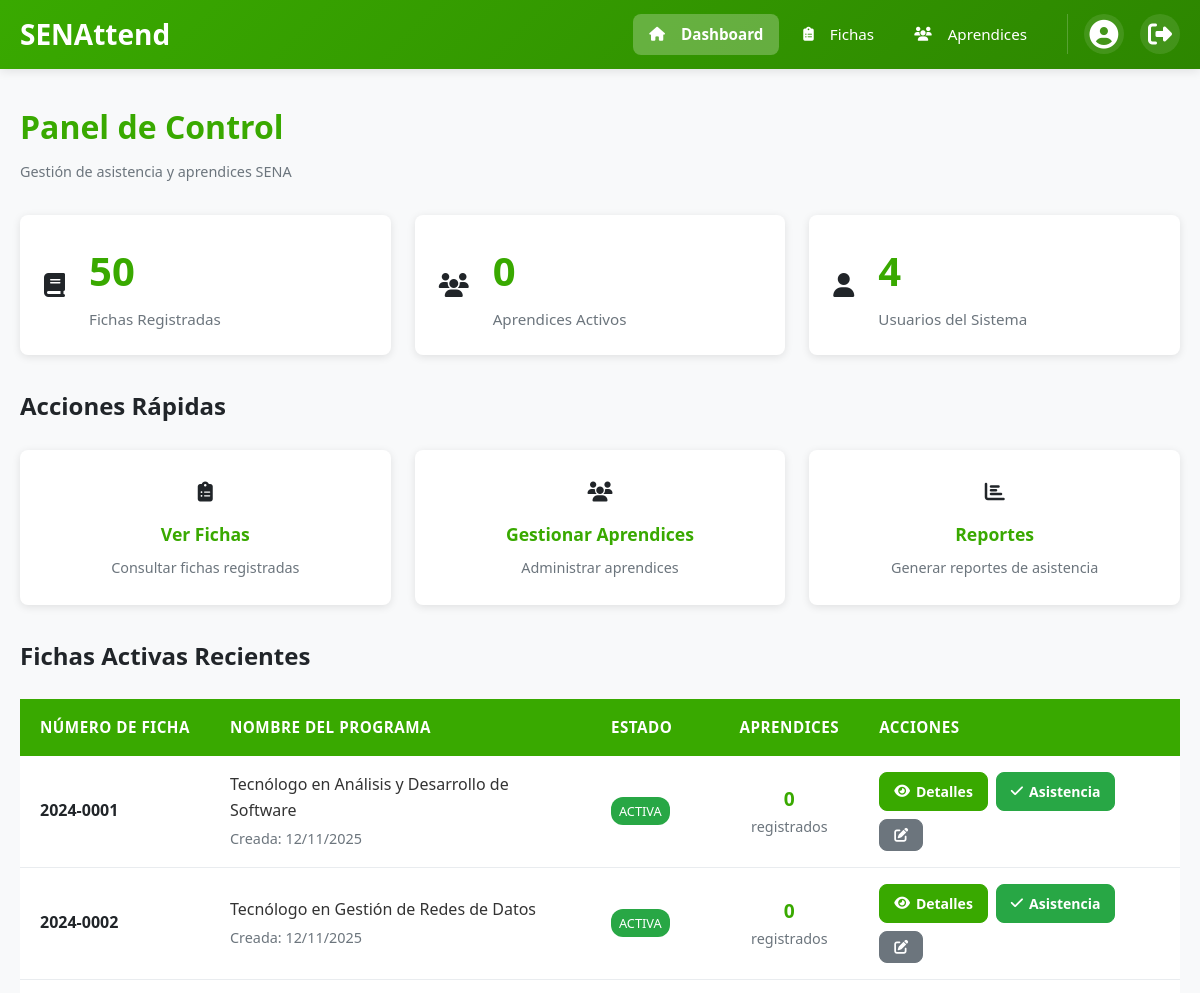
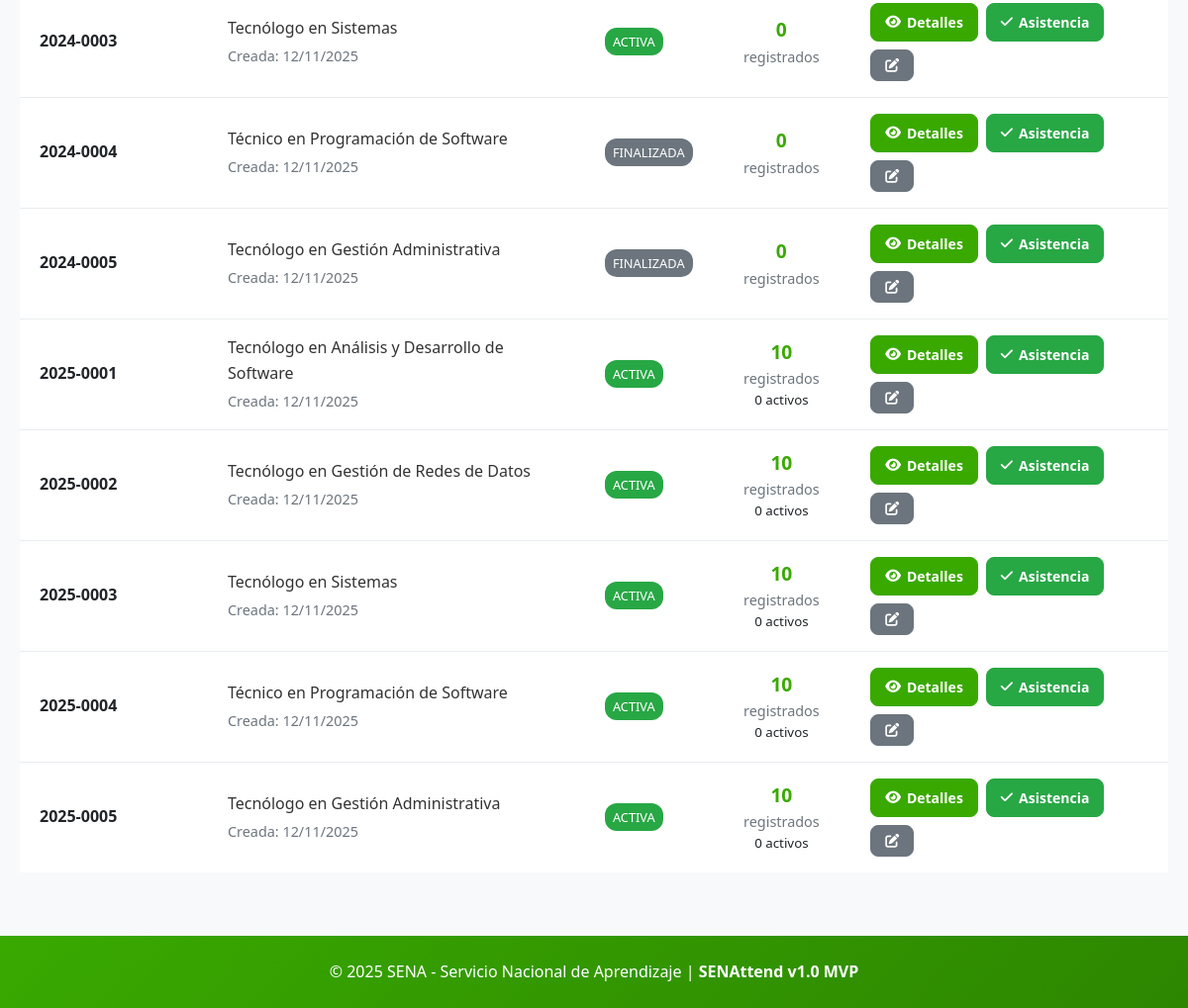
/dashboard (signed in), run on the app's committed database (2 pictures, top to bottom).
### tables this page shows
CREATE TABLE IF NOT EXISTS fichas (
    id INT AUTO_INCREMENT PRIMARY KEY,
    numero_ficha VARCHAR(20) UNIQUE NOT NULL,
    nombre VARCHAR(200) NOT NULL,
    estado ENUM('activa', 'finalizada') NOT NULL DEFAULT 'activa',
    created_at TIMESTAMP DEFAULT CURRENT_TIMESTAMP,
    updated_at TIMESTAMP DEFAULT CURRENT_TIMESTAMP ON UPDATE CURRENT_TIMESTAMP,
    INDEX idx_numero (numero_ficha),
    INDEX idx_estado (estado)
);

### src/Controllers/DashboardController.php (called while the page is built, shortened)
<?php
class DashboardController
{
    private AuthService $authService;
    private FichaRepository $fichaRepository;
    private AprendizRepository $aprendizRepository;
    private UserRepository $userRepository;
    public function __construct(
        AuthService $authService,
        FichaRepository $fichaRepository,
        AprendizRepository $aprendizRepository,
        UserRepository $userRepository
    ) {
        $this->authService = $authService;
        $this->fichaRepository = $fichaRepository;
        $this->aprendizRepository = $aprendizRepository;
        $this->userRepository = $userRepository;
    }
    public function index(): void
    {
        $user = $this->authService->getCurrentUser();
        $stats = [];
        $fichasActivas = [];
        if ($user['rol'] === 'admin') {
            $stats = [
                'total_fichas' => $this->fichaRepository->count(),
                'total_aprendices' => $this->aprendizRepository->count(),
                'total_usuarios' => $this->userRepository->count(),
            ];
            $fichasActivas = $this->fichaRepository->findWithStats(10, 0);
        }
        require __DIR__ . '/../../views/dashboard/index.php';
    }
}

### config/config.php (called while the page is built, shortened)
<?php
if (!function_exists('base_uri')) {
    function base_uri(): string
    {
        $scriptName = $_SERVER['SCRIPT_NAME'] ?? '';
        $directory = str_replace('\\', '/', dirname($scriptName));
        if ($directory === '/' || $directory === '\\' || $directory === '.') {
            return '';
        }
        return rtrim($directory, '/');
    }
}
if (!function_exists('asset')) {
    function asset(string $path): string
    {
        $base = base_uri();
        $normalizedPath = '/' . ltrim(str_replace('\\', '/', $path), '/');
        return $base . $normalizedPath;
    }
}
$envPath = __DIR__ . '/../.env';
return [
    'app' => [
        'name' => 'SENAttend',
        'env' => APP_ENV,
        'url' => getEnv('APP_URL', 'http://localhost:8000'),
    ],
    'database' => [
        'host' => DB_HOST,
        'name' => DB_NAME,
        'user' => DB_USER,
        'pass' => DB_PASS,
        'charset' => 'utf8mb4',
        'options' => [
            PDO::ATTR_ERRMODE => PDO::ERRMODE_EXCEPTION,
            PDO::ATTR_DEFAULT_FETCH_MODE => PDO::FETCH_ASSOC,
            PDO::ATTR_EMULATE_PREPARES => false,
            PDO::ATTR_PERSISTENT => true,
        ],
    ],
];

### src/Services/AuthService.php (called while the page is built, shortened)
<?php
class AuthService
{
    private UserRepository $userRepository;
    private SessionManager $session;
    public function __construct(UserRepository $userRepository, SessionManager $session)
    {
        $this->userRepository = $userRepository;
        $this->session = $session;
    }
    public function getCurrentUser(): ?array
    {
        $this->session->start();
        $userId = $this->session->get('user_id');
        $user = $this->userRepository->findById($userId);
        unset($user['password_hash']);
        return $user;
    }
}

### src/Session/SessionManager.php (called while the page is built, shortened)
<?php
class SessionManager
{
    private bool $started = false;
    public function start(): void
    {
        if ($this->started || session_status() === PHP_SESSION_ACTIVE) {
            return;
        }
        $this->started = true;
    }
    public function get(string $key, mixed $default = null): mixed
    {
        return $_SESSION[$key] ?? $default;
    }
}

### src/Database/Connection.php (called while the page is built, shortened)
<?php
class Connection
{
    private static ?PDO $instance = null;
    private static array $config = [];
    public static function getInstance(): PDO
    {
        return self::$instance;
    }
    private static function connect(): void
    {
        try {
            if (empty(self::$config)) {
                $configFile = __DIR__ . '/../../config/config.php';
                $fullConfig = require $configFile;
                self::$config = $fullConfig['database'];
            }
            $dsn = sprintf(
                'mysql:host=%s;dbname=%s;charset=%s',
                self::$config['host'],
                self::$config['name'],
                self::$config['charset']
            );
            self::$instance = new PDO(
                $dsn,
                self::$config['user'],
                self::$config['pass'],
                self::$config['options']
            );
        } catch (PDOException $e) {
            self::log('Connection failed: ' . $e->getMessage(), 'ERROR');
            throw new RuntimeException(
                'Database connection failed. Please check your configuration.',
                0,
                $e
            );
        }
    }
    public static function prepare(string $sql): \PDOStatement
    {
        try {
            return self::getInstance()->prepare($sql);
        } catch (PDOException $e) {
            self::log('Prepare failed: ' . $e->getMessage(), 'ERROR');
            throw $e;
        }
    }
    public static function query(string $sql): \PDOStatement
    {
        try {
            return self::getInstance()->query($sql);
        } catch (PDOException $e) {
            self::log('Query failed: ' . $e->getMessage(), 'ERROR');
            throw $e;
        }
    }
}

### src/Repositories/UserRepository.php (called while the page is built, shortened)
<?php
class UserRepository
{
    public function findById(int $id): ?array
    {
        try {
            $stmt = Connection::prepare(
                'SELECT id, documento, nombre, email, password_hash, rol
                 FROM usuarios
                 WHERE id = :id
                 LIMIT 1'
            );
            $stmt->execute(['id' => $id]);
            $user = $stmt->fetch();
            return $user ?: null;
        } catch (PDOException $e) {
            error_log("Error finding user by ID: " . $e->getMessage());
            return null;
        }
    }
    public function count(): int
    {
        try {
            $stmt = Connection::query('SELECT COUNT(*) as total FROM usuarios');
            $result = $stmt->fetch();
            return (int) $result['total'];
        } catch (PDOException $e) {
            error_log("Error counting users: " . $e->getMessage());
            return 0;
        }
    }
}

### src/Repositories/FichaRepository.php (called while the page is built, shortened)
<?php
class FichaRepository
{
    public function count(): int
    {
        try {
            $stmt = Connection::query('SELECT COUNT(*) as total FROM fichas');
            $result = $stmt->fetch();
            return (int) $result['total'];
        } catch (PDOException $e) {
            error_log("Error counting fichas: " . $e->getMessage());
            return 0;
        }
    }
    public function findWithStats(int $limit = 50, int $offset = 0): array
    {
        try {
            $stmt = Connection::prepare(
                'SELECT f.id, f.numero_ficha, f.nombre, f.estado, f.created_at,
                        COUNT(DISTINCT fa.id_aprendiz) as total_aprendices,
                        COUNT(DISTINCT CASE WHEN a.estado = "activo" THEN fa.id_aprendiz END) as aprendices_activos
                 FROM fichas f
                 LEFT JOIN ficha_aprendiz fa ON f.id = fa.id_ficha
                 LEFT JOIN aprendices a ON fa.id_aprendiz = a.id
                 GROUP BY f.id, f.numero_ficha, f.nombre, f.estado, f.created_at
                 ORDER BY f.numero_ficha ASC
                 LIMIT :limit OFFSET :offset'
            );
            $stmt->bindValue(':limit', $limit, PDO::PARAM_INT);
            $stmt->bindValue(':offset', $offset, PDO::PARAM_INT);
            $stmt->execute();
            return $stmt->fetchAll();
        } catch (PDOException $e) {
            error_log("Error in findWithStats: " . $e->getMessage());
            return [];
        }
    }
}

### src/Repositories/AprendizRepository.php (called while the page is built, shortened)
<?php
class AprendizRepository
{
    public function count(): int
    {
        try {
            $stmt = Connection::query('SELECT COUNT(*) as total FROM aprendices');
            $result = $stmt->fetch();
            return (int) $result['total'];
        } catch (PDOException $e) {
            error_log("Error counting aprendices: " . $e->getMessage());
            return 0;
        }
    }
}

### views/dashboard/index.php (the view, shortened to what this page needs)
<!DOCTYPE html>
<html lang="es">
<head>
    <link rel="stylesheet" href="<?= asset('assets/vendor/fontawesome/css/all.min.css') ?>">
    <link rel="stylesheet" href="<?= asset('css/style.css') ?>">
    <link rel="stylesheet" href="<?= asset('css/dashboard.css') ?>">
</head>
<body>
    <div class="wrapper">
        <?php
        require __DIR__ . '/../components/header.php';
        ?>
        <main class="main-content">
            <div class="container">
                <div class="dashboard-header">
                    <h2>Panel de Control</h2>
                    <p class="text-muted">
                        <?php if ($user['rol'] === 'admin'): ?>
                            Gestión de asistencia y aprendices SENA
                        <?php else: ?>
                            Sistema de Registro de Asistencia
                        <?php endif; ?>
                    </p>
                </div>
                <?php if ($user['rol'] === 'admin'): ?>
                <div class="stats-grid">
                    <div class="stat-card">
                        <div class="stat-icon stat-icon-fichas"><i class="fas fa-book"></i></div>
                        <div class="stat-content">
                            <h3><?= number_format($stats['total_fichas']) ?></h3>
                            <p>Fichas Registradas</p>
                        </div>
                    </div>
                    <div class="stat-card">
                        <div class="stat-icon stat-icon-aprendices"><i class="fas fa-users"></i></div>
                        <div class="stat-content">
                            <h3><?= number_format($stats['total_aprendices']) ?></h3>
                            <p>Aprendices Activos</p>
                        </div>
                    </div>
                    <div class="stat-card">
                        <div class="stat-icon stat-icon-usuarios"><i class="fas fa-user"></i></div>
                        <div class="stat-content">
                            <h3><?= number_format($stats['total_usuarios']) ?></h3>
                            <p>Usuarios del Sistema</p>
                        </div>
                    </div>
                </div>
                <?php endif; ?>
                <div class="actions-section">
                    <h3>Acciones Rápidas</h3>
                    <div class="actions-grid">
                        <?php if ($user['rol'] === 'admin'): ?>
                        <a href="/fichas" class="action-card">
                            <span class="action-icon"><i class="fas fa-clipboard-list"></i></span>
                            <h4>Ver Fichas</h4>
                            <p>Consultar fichas registradas</p>
                        </a>
                        <a href="/aprendices" class="action-card">
                            <span class="action-icon"><i class="fas fa-users"></i></span>
                            <h4>Gestionar Aprendices</h4>
                            <p>Administrar aprendices</p>
                        </a>
                        <a href="#" class="action-card" onclick="alert('Próximamente: Reportes y estadísticas'); return false;">
                            <span class="action-icon"><i class="fas fa-chart-bar"></i></span>
                            <h4>Reportes</h4>
                            <p>Generar reportes de asistencia</p>
                        </a>
                        <?php endif; ?>
                    </div>
                </div>
                <?php if ($user['rol'] === 'admin' && !empty($fichasActivas)): ?>
                <div class="fichas-section">
                    <h3>Fichas Activas Recientes</h3>
                    <div class="table-wrapper">
                        <table class="table">
                            <thead>
                                <tr>
                                    <th>Número de Ficha</th>
                                    <th>Nombre del Programa</th>
                                    <th>Estado</th>
                                    <th>Aprendices</th>
                                    <th>Acciones</th>
                                </tr>
                            </thead>
                            <tbody>
                                <?php foreach ($fichasActivas as $ficha): ?>
                                <tr>
                                    <td><strong><?= htmlspecialchars($ficha['numero_ficha']) ?></strong></td>
                                    <td>
                                        <div class="ficha-info">
                                            <div class="ficha-nombre"><?= htmlspecialchars($ficha['nombre']) ?></div>
                                            <small class="text-muted">Creada: <?= date('d/m/Y', strtotime($ficha['created_at'] ?? 'now')) ?></small>
                                        </div>
                                    </td>
                                    <td>
                                        <span class="badge badge-<?= $ficha['estado'] === 'activa' ? 'success' : 'secondary' ?>">
                                            <?= ucfirst($ficha['estado']) ?>
                                        </span>
                                    </td>
                                    <td>
                                        <div class="aprendices-info">
                                            <strong><?= $ficha['total_aprendices'] ?? 0 ?></strong>
                                            <small class="text-muted">registrados</small>
                                            <?php if (($ficha['aprendices_activos'] ?? 0) != ($ficha['total_aprendices'] ?? 0)): ?>
                                                <small class="text-success"><?= $ficha['aprendices_activos'] ?? 0 ?> activos</small>
                                            <?php endif; ?>
                                        </div>
                                    </td>
                                    <td class="actions-cell">
                                        <div class="btn-group">
                                            <a href="/fichas/<?= $ficha['id'] ?>" class="btn btn-sm btn-primary" title="Ver detalles de la ficha">
                                                <i class="fas fa-eye"></i> Detalles
                                            </a>
                                            <a href="/asistencia/registrar?ficha=<?= $ficha['id'] ?>" class="btn btn-sm btn-success" title="Registrar asistencia">
                                                <i class="fas fa-check"></i> Asistencia
                                            </a>
                                            <a href="/fichas/<?= $ficha['id'] ?>/editar" class="btn btn-sm btn-secondary" title="Editar ficha">
                                                <i class="fas fa-pen-to-square"></i>
                                            </a>
                                        </div>
                                    </td>
                                </tr>
                                <?php endforeach; ?>
                            </tbody>
                        </table>
                    </div>
                </div>
                <?php endif; ?>
            </div>
        </main>
        <footer class="footer">
            <div class="container">
                <p>&copy; <?= date('Y') ?> SENA - Servicio Nacional de Aprendizaje | <strong>SENAttend v1.0 MVP</strong></p>
            </div>
        </footer>
    </div>
</body>
</html>

### data on the page
fichas: numero_ficha "2024-0001", nombre "Tecnólogo en Análisis y Desarrollo de Software", created_at "12/11/2025", estado "ACTIVA", total_aprendices "0"
fichas: numero_ficha "2024-0002", nombre "Tecnólogo en Gestión de Redes de Datos", created_at "12/11/2025", estado "ACTIVA", total_aprendices "0"
fichas: numero_ficha "2024-0003", nombre "Tecnólogo en Sistemas", created_at "12/11/2025", estado "ACTIVA", total_aprendices "0"
fichas: numero_ficha "2024-0004", nombre "Técnico en Programación de Software", created_at "12/11/2025", estado "FINALIZADA", total_aprendices "0"
fichas: numero_ficha "2024-0005", nombre "Tecnólogo en Gestión Administrativa", created_at "12/11/2025", estado "FINALIZADA", total_aprendices "0"
fichas: numero_ficha "2025-0001", nombre "Tecnólogo en Análisis y Desarrollo de Software", created_at "12/11/2025", estado "ACTIVA", total_aprendices "10", aprendices_activos "0"
fichas: numero_ficha "2025-0002", nombre "Tecnólogo en Gestión de Redes de Datos", created_at "12/11/2025", estado "ACTIVA", total_aprendices "10", aprendices_activos "0"
fichas: numero_ficha "2025-0003", nombre "Tecnólogo en Sistemas", created_at "12/11/2025", estado "ACTIVA", total_aprendices "10", aprendices_activos "0"
fichas: numero_ficha "2025-0004", nombre "Técnico en Programación de Software", created_at "12/11/2025", estado "ACTIVA", total_aprendices "10", aprendices_activos "0"
fichas: numero_ficha "2025-0005", nombre "Tecnólogo en Gestión Administrativa", created_at "12/11/2025", estado "ACTIVA", total_aprendices "10", aprendices_activos "0"

### other printed values
$stats['total_fichas'] "50"
$stats['total_aprendices'] "0"
$stats['total_usuarios'] "4"
